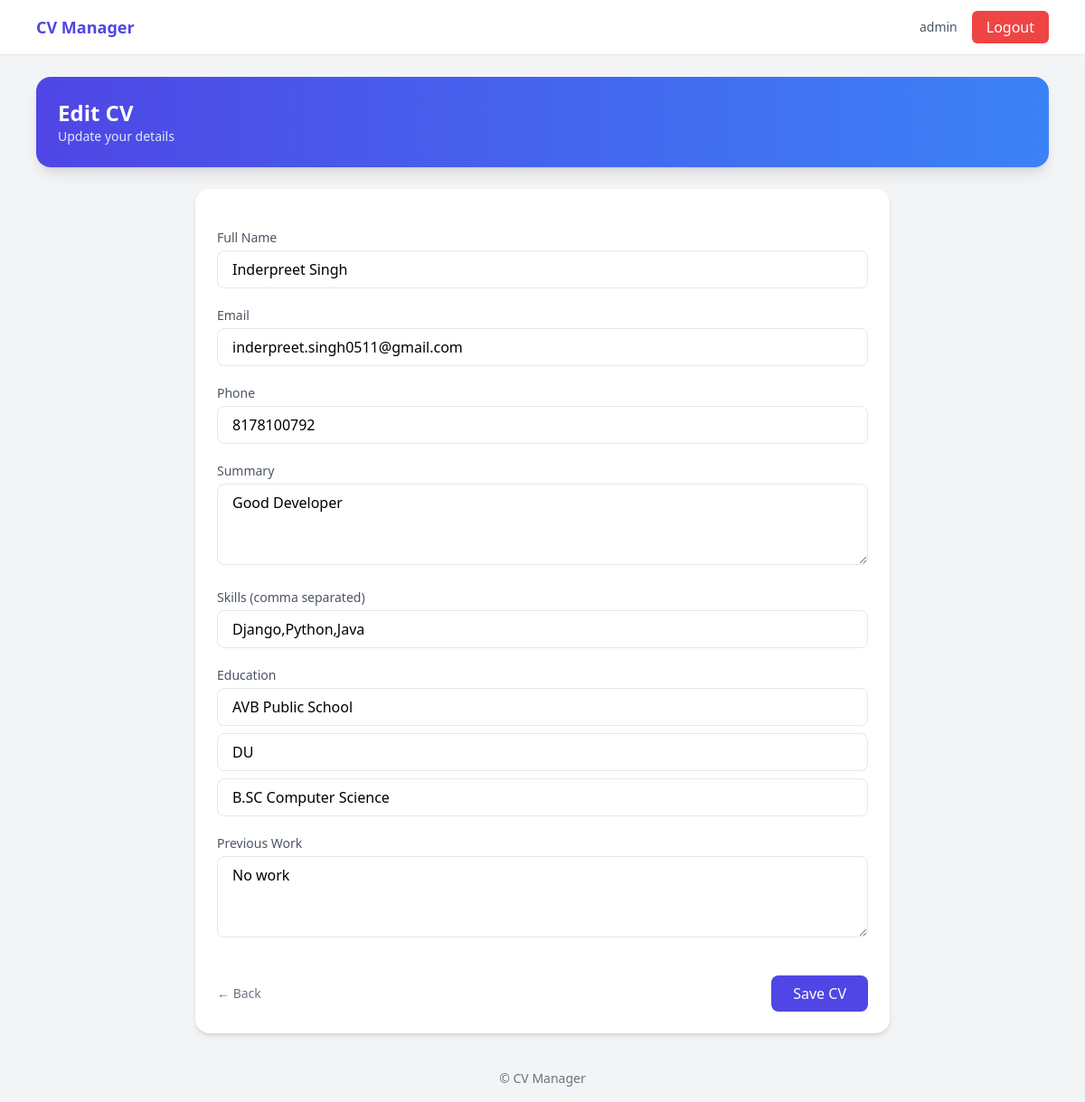
The app's page /edit/7/ (signed in) with its own data.
### myapp/models.py (models this page shows)
class Profile(models.Model):
    user=models.ForeignKey(User,on_delete=models.CASCADE)
    name=models.CharField(max_length=100)
    email=models.CharField(max_length=100)
    phone=models.CharField(max_length=100)
    degree=models.CharField(max_length=50)
    school=models.CharField(max_length=50)
    university=models.CharField(max_length=50)
    summary=models.TextField()
    previous_work=models.TextField()
    skills=models.TextField()
    created_at=models.DateTimeField(auto_now_add=True)

### myapp/views.py (the view, shortened to what this page needs)
# urls.py: path('edit/<int:pk>/', UpdateProfileView.as_view(), name='edit_profile'),
class UpdateProfileView(LoginRequiredMixin,UpdateView):
    model = Profile
    form_class = ProfileForm
    template_name = 'myapp/accept.html'
    success_url = reverse_lazy('home')
    def get_object(self):
        obj = get_object_or_404(Profile, id=self.kwargs['pk'])
        if obj.user != self.request.user:
            raise PermissionError("Not allowed")
        return obj

### myapp/forms.py (shortened to what this page needs)
class ProfileForm(forms.ModelForm):
    class Meta:
        model = Profile
        fields = '__all__'
        exclude = ['user']

### myapp/templates/myapp/accept.html (shortened to what this page needs)
{% extends 'myapp/base.html' %}
{% block content %}
<div class="bg-gradient-to-r from-indigo-600 to-blue-500 rounded-2xl p-6 text-white shadow-lg mb-6">
    {% if form.instance.pk %}
        <h1 class="text-2xl font-semibold">Edit CV</h1>
        <p class="text-sm text-indigo-100">Update your details</p>
    {% else %}
        <h1 class="text-2xl font-semibold">Create CV</h1>
        <p class="text-sm text-indigo-100">Fill in your details</p>
    {% endif %}
</div>
<div class="bg-white rounded-2xl p-6 shadow-md max-w-3xl mx-auto">
    <form method="POST" class="space-y-5">
        <div>
            <label class="block text-sm font-medium text-gray-600 mb-1">Full Name</label>
            <input type="text" name="name" value="{{ form.name.value|default:'' }}"
                   class="w-full px-4 py-2 border rounded-lg focus:ring-2 focus:ring-indigo-400 outline-none">
        </div>
        <div>
            <label class="block text-sm font-medium text-gray-600 mb-1">Email</label>
            <input type="email" name="email" value="{{ form.email.value|default:'' }}"
                   class="w-full px-4 py-2 border rounded-lg focus:ring-2 focus:ring-indigo-400 outline-none">
        </div>
        <div>
            <label class="block text-sm font-medium text-gray-600 mb-1">Phone</label>
            <input type="text" name="phone" value="{{ form.phone.value|default:'' }}"
                   class="w-full px-4 py-2 border rounded-lg focus:ring-2 focus:ring-indigo-400 outline-none">
        </div>
        <div>
            <label class="block text-sm font-medium text-gray-600 mb-1">Summary</label>
            <textarea name="summary" rows="3"
                class="w-full px-4 py-2 border rounded-lg focus:ring-2 focus:ring-indigo-400 outline-none">{{ form.summary.value|default:'' }}</textarea>
        </div>
        <div>
            <label class="block text-sm font-medium text-gray-600 mb-1">Skills (comma separated)</label>
            <input type="text" name="skills" value="{{ form.skills.value|default:'' }}"
                   class="w-full px-4 py-2 border rounded-lg focus:ring-2 focus:ring-indigo-400 outline-none">
        </div>
        <div>
            <label class="block text-sm font-medium text-gray-600 mb-1">Education</label>
            <input type="text" name="school" placeholder="School"
                   value="{{ form.school.value|default:'' }}"
                   class="w-full px-4 py-2 border rounded-lg mb-2">
            <input type="text" name="university" placeholder="University"
                   value="{{ form.university.value|default:'' }}"
                   class="w-full px-4 py-2 border rounded-lg mb-2">
            <input type="text" name="degree" placeholder="Degree"
                   value="{{ form.degree.value|default:'' }}"
                   class="w-full px-4 py-2 border rounded-lg">
        </div>
        <div>
            <label class="block text-sm font-medium text-gray-600 mb-1">Previous Work</label>
            <textarea name="previous_work" rows="3"
                class="w-full px-4 py-2 border rounded-lg focus:ring-2 focus:ring-indigo-400 outline-none">{{ form.previous_work.value|default:'' }}</textarea>
        </div>
        <div class="flex justify-between items-center pt-4">
            <a href="{% url 'home' %}" class="text-gray-500 hover:underline text-sm">
                ← Back
            </a>
            <button type="submit"
                class="bg-indigo-600 text-white px-6 py-2 rounded-lg hover:bg-indigo-700">
                Save CV
            </button>
        </div>
    </form>
</div>
{% endblock %}

### myapp/templates/myapp/base.html (shortened to what this page needs)
{% load static %}
<!DOCTYPE html>
<html lang="en">
<head>
    <script src="https://cdn.tailwindcss.com"></script>
</head>
<body class="bg-gray-100 min-h-screen flex flex-col">
    <nav class="bg-white border-b">
        <div class="max-w-6xl mx-auto px-4 py-3 flex justify-between items-center">
            <a href="{% url 'home' %}" class="text-lg font-semibold text-indigo-600">
                CV Manager
            </a>
            <div class="flex items-center gap-4">
                {% if user.is_authenticated %}
                    <span class="text-sm text-gray-600 hidden sm:block">
                        {{ user.username }}
                    </span>
                    <form method="POST" action="{% url 'logout' %}">
                        <button class="bg-red-500 text-white px-4 py-1.5 rounded-md hover:bg-red-600">
                            Logout
                        </button>
                    </form>
                {% endif %}
            </div>
        </div>
    </nav>
    <main class="flex-grow">
        <div class="max-w-6xl mx-auto px-4 py-6">
            {% block content %}{% endblock %}
        </div>
    </main>
    <footer class="text-center text-gray-500 text-sm py-4">
        © CV Manager
    </footer>
</body>
</html>

### records on screen
Profile: name "Inderpreet Singh", email "inderpreet.singh0511@gmail.com", phone "8178100792", summary "Good Developer", skills "Django,Python,Java", school "AVB Public School", university "DU", degree "B.SC Computer Science", previous_work "No work"

### other values on screen
{{ user.username }} "admin"
